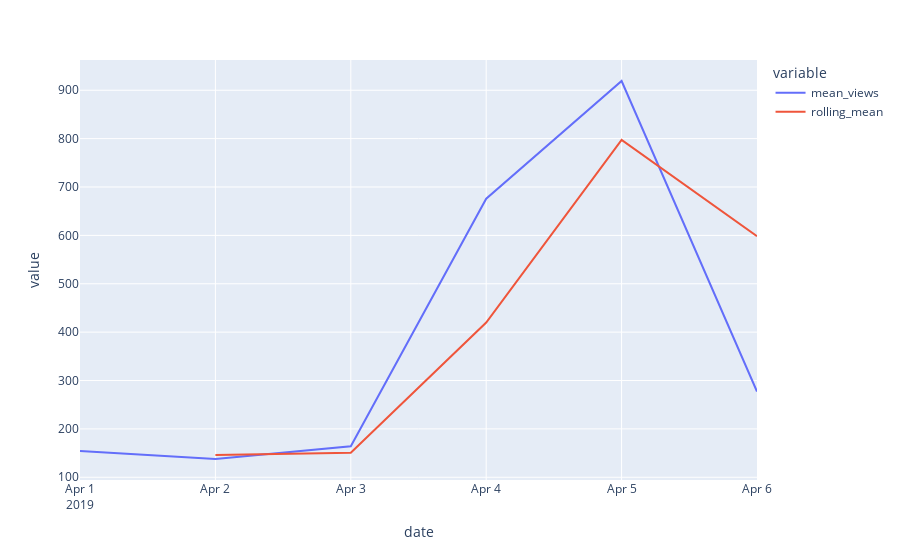

The notebook cell this image was saved under:
### Code cell
fig = px.line(mean_views_day, x='date', y=['mean_views', 'rolling_mean'])
fig.show()

### Figure 1 — Plotly figure (JSON) as saved in the notebook; plotly's stock layout.template omitted (floating-point values rounded to 4 significant figures)
{"data": [{"hovertemplate": "variable=mean_views<br>date=%{x}<br>value=%{y}<extra></extra>", "legendgroup": "mean_views", "line": {"color": "#636efa", "dash": "solid"}, "mode": "lines", "name": "mean_views", "orientation": "v", "showlegend": true, "type": "scatter", "x": ["2019-04-01T00:00:00", "2019-04-02T00:00:00", "2019-04-03T00:00:00", "2019-04-04T00:00:00", "2019-04-05T00:00:00", "2019-04-06T00:00:00"], "xaxis": "x", "y": [154.5, 137.8, 164.0, 675.9, 919.1, 277.1], "yaxis": "y"}, {"hovertemplate": "variable=rolling_mean<br>date=%{x}<br>value=%{y}<extra></extra>", "legendgroup": "rolling_mean", "line": {"color": "#EF553B", "dash": "solid"}, "mode": "lines", "name": "rolling_mean", "orientation": "v", "showlegend": true, "type": "scatter", "x": ["2019-04-01T00:00:00", "2019-04-02T00:00:00", "2019-04-03T00:00:00", "2019-04-04T00:00:00", "2019-04-05T00:00:00", "2019-04-06T00:00:00"], "xaxis": "x", "y": [null, 146.1, 150.9, 419.9, 797.5, 598.1], "yaxis": "y"}], "layout": {"legend": {"title": {"text": "variable"}, "tracegroupgap": 0}, "margin": {"t": 60}, "xaxis": {"anchor": "y", "domain": [0, 1], "title": {"text": "date"}}, "yaxis": {"anchor": "x", "domain": [0, 1], "title": {"text": "value"}}}}
